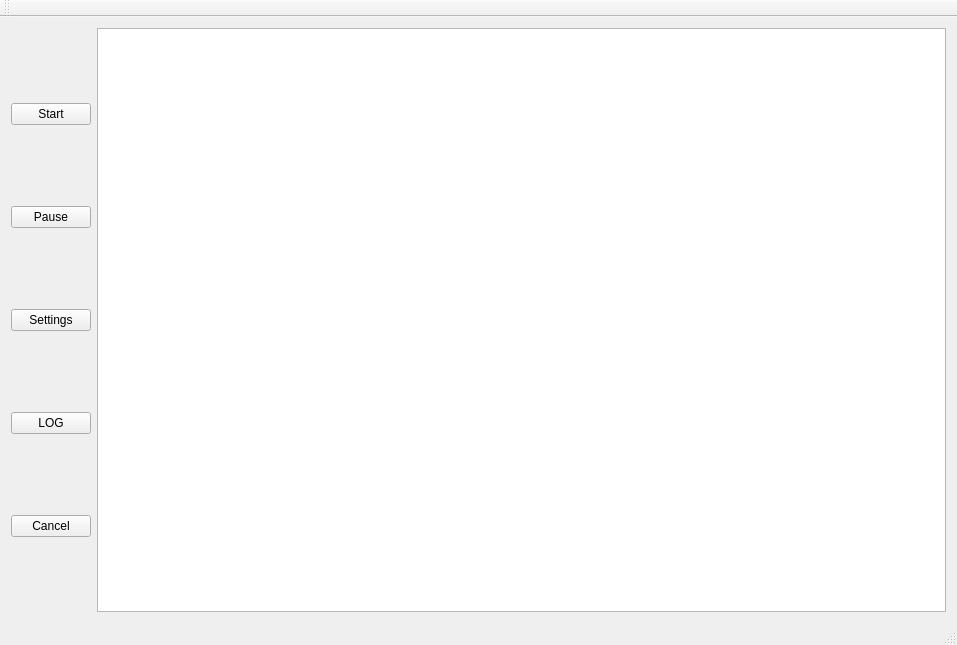
<?xml version="1.0" encoding="UTF-8"?>
<ui version="4.0">
 <class>SDRClass</class>
 <widget class="QMainWindow" name="SDRClass">
  <property name="geometry">
   <rect>
    <x>0</x>
    <y>0</y>
    <width>957</width>
    <height>645</height>
   </rect>
  </property>
  <property name="windowTitle">
   <string>SDR</string>
  </property>
  <widget class="QWidget" name="centralWidget">
   <layout class="QGridLayout" name="gridLayout">
    <item row="0" column="0">
     <layout class="QVBoxLayout" name="verticalLayout">
      <item>
       <widget class="QPushButton" name="pushButton">
        <property name="text">
         <string>Start</string>
        </property>
       </widget>
      </item>
      <item>
       <widget class="QPushButton" name="pushButton_2">
        <property name="text">
         <string>Pause</string>
        </property>
       </widget>
      </item>
      <item>
       <widget class="QPushButton" name="pushButton_3">
        <property name="text">
         <string>Settings</string>
        </property>
       </widget>
      </item>
      <item>
       <widget class="QPushButton" name="pushButton_4">
        <property name="text">
         <string>LOG</string>
        </property>
       </widget>
      </item>
      <item>
       <widget class="QPushButton" name="pushButton_5">
        <property name="text">
         <string>Cancel</string>
        </property>
       </widget>
      </item>
     </layout>
    </item>
    <item row="0" column="1">
     <widget class="QTableView" name="tableView"/>
    </item>
   </layout>
  </widget>
  <widget class="QMenuBar" name="menuBar">
   <property name="geometry">
    <rect>
     <x>0</x>
     <y>0</y>
     <width>957</width>
     <height>23</height>
    </rect>
   </property>
  </widget>
  <widget class="QToolBar" name="mainToolBar">
   <attribute name="toolBarArea">
    <enum>TopToolBarArea</enum>
   </attribute>
   <attribute name="toolBarBreak">
    <bool>false</bool>
   </attribute>
  </widget>
  <widget class="QStatusBar" name="statusBar"/>
 </widget>
 <layoutdefault spacing="6" margin="11"/>
 <resources>
  <include location="SDR.qrc"/>
 </resources>
 <connections/>
</ui>
